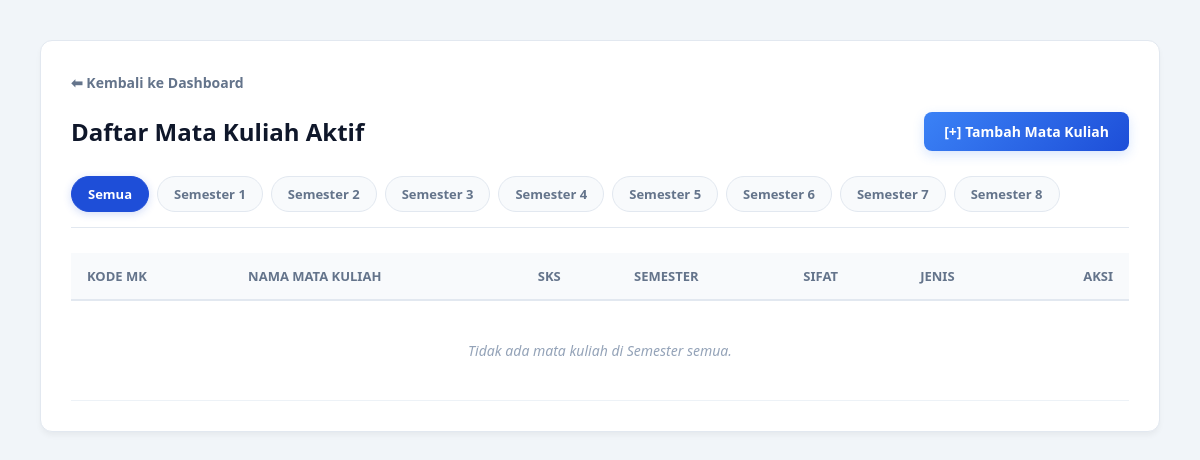
The app's page /Matakuliah/index.php, older data.
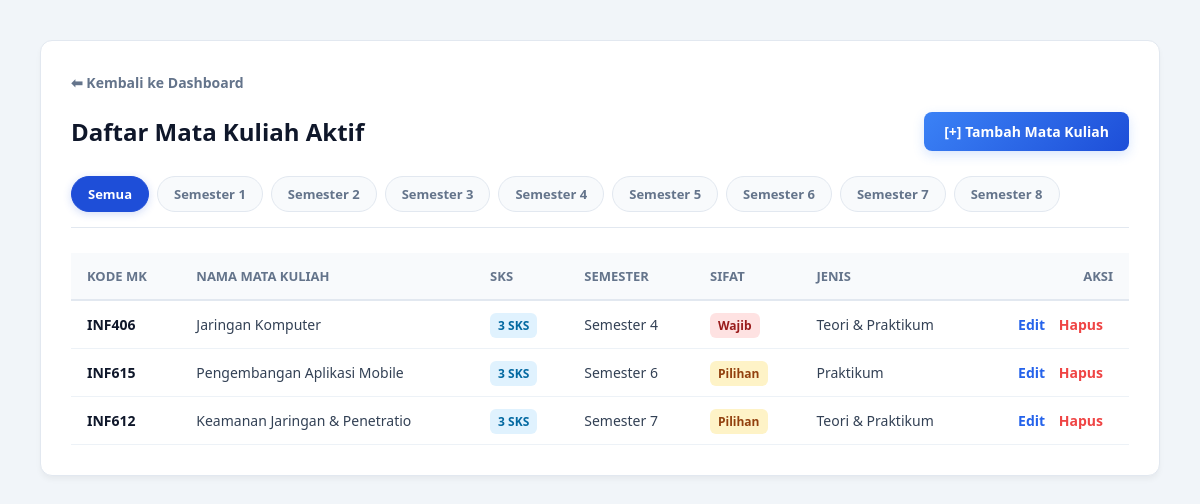
The same page, newer data.
### tables this page shows
CREATE TABLE `matakuliah` (
  `Kode_Matakuliah` varchar(15) NOT NULL,
  `Nama_Matakuliah` varchar(30) NOT NULL,
  `SKS` int(11) NOT NULL,
  `semester` int(11) NOT NULL,
  `Sifat_Matakuliah` varchar(20) DEFAULT NULL,
  `Jenis_Matakuliah` varchar(30) DEFAULT NULL
);

### Matakuliah/index.php (the view, shortened to what this page needs)
<?php
include '../koneksi.php';
$semester_terpilih = isset($_GET['semester']) ? $_GET['semester'] : 'semua';
if ($semester_terpilih == 'semua') {
    $query = mysqli_query($koneksi, "SELECT * FROM matakuliah ORDER BY semester ASC, Kode_Matakuliah ASC");
} else {
    $sem_int = intval($semester_terpilih);
    $query = mysqli_query($koneksi, "SELECT * FROM matakuliah WHERE semester = $sem_int ORDER BY Kode_Matakuliah ASC");
}
?>
<!DOCTYPE html>
<html lang="id">
    <head>
    </head>
    <body>
        <div class="container">
            <a href="../dashboard.php" class="btn-back">⬅ Kembali ke Dashboard</a>
            <div class="header-section">
                <h2>Daftar Mata Kuliah Aktif</h2>
                <a href="tambah.php" class="btn-add">[+] Tambah Mata Kuliah</a>
            </div>
            <div class="filter-container">
                <a href="index.php?semester=semua" class="filter-tab <?= ($semester_terpilled_atau_aktif == 'semua' || $semester_terpilih == 'semua') ? 'active' : ''; ?>">Semua</a>
                <?php for($s = 1; $s <= 8; $s++) { ?>
                    <a href="index.php?semester=<?= $s; ?>" class="filter-tab <?= ($semester_terpilih == $s) ? 'active' : ''; ?>">Semester <?= $s; ?></a>
                <?php } ?>
            </div>
            <table>
                <thead>
                    <tr>
                        <th>Kode MK</th>
                        <th>Nama Mata Kuliah</th>
                        <th>SKS</th>
                        <th>Semester</th>
                        <th>Sifat</th>
                        <th>Jenis</th>
                        <th style="text-align: right;">Aksi</th>
                    </tr>
                </thead>
                <tbody>
                    <?php
                    if (mysqli_num_rows($query) > 0) {
                        while($row = mysqli_fetch_array($query)) {
                    ?>
                    <tr>
                        <td style="font-weight: 600; color: #0f172a;"><?= $row['Kode_Matakuliah']; ?></td>
                        <td><?= $row['Nama_Matakuliah']; ?></td>
                        <td><span class="badge badge-sks"><?= $row['SKS']; ?> SKS</span></td>
                        <td>Semester <?= $row['semester']; ?></td>
                        <td>
                            <?php if($row['Sifat_Matakuliah'] == 'Wajib') { ?>
                                <span class="badge badge-wajib">Wajib</span>
                            <?php } else if($row['Sifat_Matakuliah'] == 'Pilihan') { ?>
                                <span class="badge badge-pilihan">Pilihan</span>
                            <?php } else { ?>
                                <span style="color: #94a3b8;">-</span>
                            <?php } ?>
                        </td>
                        <td><?= $row['Jenis_Matakuliah'] ?: '<span style="color: #94a3b8;">-</span>'; ?></td>
                        <td class="action-links" style="text-align: right; white-space: nowrap;">
                            <a href="tambah.php?kode=<?= $row['Kode_Matakuliah']; ?>" class="link-edit">Edit</a>
                            <a href="hapus.php?kode=<?= $row['Kode_Matakuliah']; ?>" class="link-hapus" onclick="return confirm('Yakin ingin menghapus?')">Hapus</a>
                        </td>
                    </tr>
                    <?php
                        }
                    } else {
                    ?>
                    <tr>
                        <td colspan="7" class="empty-state">Tidak ada mata kuliah di Semester <?= htmlspecialchars($semester_terpilih); ?>.</td>
                    </tr>
                    <?php } ?>
                </tbody>
            </table>
        </div>
    </body>
</html>

Row changes from the older to the newer data that the page shows:
added matakuliah: Kode_Matakuliah "INF406", Nama_Matakuliah "Jaringan Komputer", SKS "3", semester "4", Sifat_Matakuliah "Wajib", Jenis_Matakuliah "Teori & Praktikum"
added matakuliah: Kode_Matakuliah "INF615", Nama_Matakuliah "Pengembangan Aplikasi Mobile", SKS "3", semester "6", Sifat_Matakuliah "Pilihan", Jenis_Matakuliah "Praktikum"
added matakuliah: Kode_Matakuliah "INF612", Nama_Matakuliah "Keamanan Jaringan & Penetratio", SKS "3", semester "7", Sifat_Matakuliah "Pilihan", Jenis_Matakuliah "Teori & Praktikum"
Text that changed along with them:
$semester_terpilih: "semua" → (not shown)
text no longer shown: "Tidak ada mata kuliah di Semester ."
